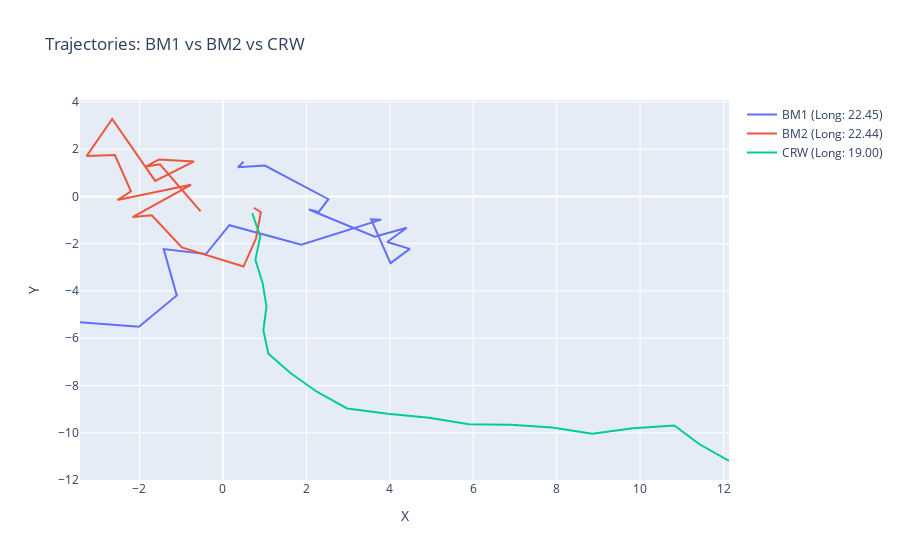

Write notebook code for a chart like this one.
### Markdown cell above
# **Activity 1:** Path length - (BM1 vs BM2 vs CRW)
This activity generates two types of trajectories: Brownian Motion (BM), created by summing normal random steps, and Correlated Random Walk (CRW), where each step depends on the previous angle plus a random variation. The total length of each trajectory is calculated by summing the distances between consecutive points. The code implements functions to generate these trajectories and calculate their length, visualizing them in an interactive graph.

### Code cell
# Brownian Motion trejectory
def generate_bm_trajectory(n_steps=100, step_std=1.0):
    # (x,y) randon walk generation
    steps_x = np.random.normal(loc=0, scale=step_std, size=n_steps)
    steps_y = np.random.normal(loc=0, scale=step_std, size=n_steps)
    # Acumulated random walk 
    x = np.cumsum(steps_x)
    y = np.cumsum(steps_y)
    return pd.DataFrame({'x': x, 'y': y})

# Correlated Random Walk trajectory 
def generate_crw_trajectory(n_steps=100, step_length=1.0, turning_angle_std=np.pi/8):
    # Initial random angle
    angle = np.random.uniform(0, 2*np.pi)
    x, y = [0], [0]
    for _ in range(n_steps):
        # Normal distribution added
        delta_angle = np.random.normal(loc=0, scale=turning_angle_std)
        angle += delta_angle
        # Position updated
        x.append(x[-1] + step_length * np.cos(angle))
        y.append(y[-1] + step_length * np.sin(angle))
    # It¿nitial point skipped 
    return pd.DataFrame({'x': x[1:], 'y': y[1:]})

# Trajectory length calculation
def compute_path_length(traj_df):
    # Euclidian distance calculation
    dx = np.diff(traj_df['x'])
    dy = np.diff(traj_df['y'])
    distances = np.sqrt(dx**2 + dy**2)
    return np.sum(distances)

# Trajectories generated
bm1 = generate_bm_trajectory(n_steps=20, step_std=1.0)
bm2 = generate_bm_trajectory(n_steps=20, step_std=1.0)
crw = generate_crw_trajectory(n_steps=20, step_length=1.0, turning_angle_std=np.pi/8)

# Length calculation of each trajectory
length_bm1 = compute_path_length(bm1)
length_bm2 = compute_path_length(bm2)
length_crw = compute_path_length(crw)

print("BM1 length:", length_bm1)
print("BM2 length:", length_bm2)
print("CRW length:", length_crw)

# Trajectory graph
fig = go.Figure()
fig.add_trace(go.Scatter(x=bm1['x'], y=bm1['y'], mode='lines', name=f'BM1 (Long: {length_bm1:.2f})'))
fig.add_trace(go.Scatter(x=bm2['x'], y=bm2['y'], mode='lines', name=f'BM2 (Long: {length_bm2:.2f})'))
fig.add_trace(go.Scatter(x=crw['x'], y=crw['y'], mode='lines', name=f'CRW (Long: {length_crw:.2f})'))
fig.update_layout(title="Trajectories: BM1 vs BM2 vs CRW",
                  xaxis_title="X", yaxis_title="Y")
fig.show()

### Figure 1 — Plotly figure (JSON) as saved in the notebook; plotly's stock layout.template omitted (floating-point values rounded to 4 significant figures)
{"data": [{"mode": "lines", "name": "BM1 (Long: 22.45)", "type": "scatter", "x": [0.4967, 0.3584, 1.006, 2.529, 2.295, 2.061, 3.64, 4.408, 3.938, 4.481, 4.017, 3.551, 3.793, 1.88, 0.1552, -0.4071, -1.42, -1.106, -2.014, -3.426], "y": [1.466, 1.24, 1.307, -0.1173, -0.6617, -0.5508, -1.702, -1.326, -1.927, -2.218, -2.82, -0.9679, -0.9814, -2.039, -1.217, -2.437, -2.229, -4.188, -5.516, -5.32]}, {"mode": "lines", "name": "BM2 (Long: 22.44)", "type": "scatter", "x": [0.7385, 0.9098, 0.7942, 0.4931, -0.9854, -1.705, -2.166, -1.109, -0.7652, -2.528, -2.204, -2.589, -3.266, -2.654, -1.623, -0.6922, -1.531, -1.841, -1.509, -0.5338], "y": [-0.4792, -0.6648, -1.771, -2.967, -2.155, -0.7986, -0.8706, 0.1329, 0.4945, -0.1506, 0.2108, 1.749, 1.713, 3.278, 0.6579, 1.48, 1.567, 1.268, 1.36, -0.6279]}, {"mode": "lines", "name": "CRW (Long: 19.00)", "type": "scatter", "x": [0.7034, 0.8952, 0.7786, 0.9529, 1.045, 0.9689, 1.09, 1.634, 2.261, 2.978, 3.952, 4.938, 5.898, 6.898, 7.891, 8.856, 9.828, 10.82, 11.43, 12.13], "y": [-0.7108, -1.692, -2.685, -3.67, -4.666, -5.663, -6.656, -7.494, -8.274, -8.97, -9.2, -9.362, -9.642, -9.662, -9.782, -10.04, -9.811, -9.691, -10.49, -11.2]}], "layout": {"title": {"text": "Trajectories: BM1 vs BM2 vs CRW"}, "xaxis": {"title": {"text": "X"}}, "yaxis": {"title": {"text": "Y"}}}}
